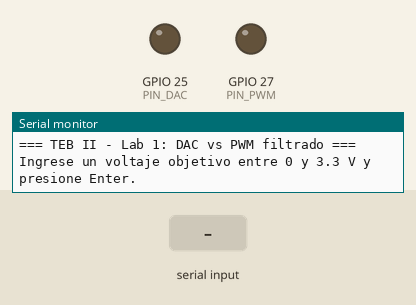
Simulated run of this sketch. Board: ESP32. Parts: output pins drawn as LEDs (lit = HIGH), the last lines printed to the serial monitor. Inputs (shaded band) come from the test bench.

Above: at 1.2 s.
1.3 s: "90,45\n" received over Serial
At 1.8 s:
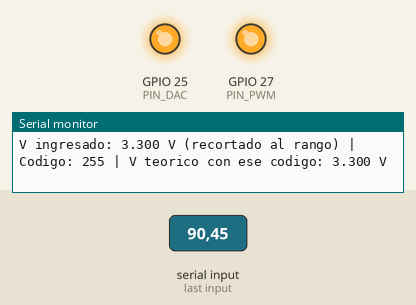
2.8 s: "0\n" received over Serial
At 4.0 s:
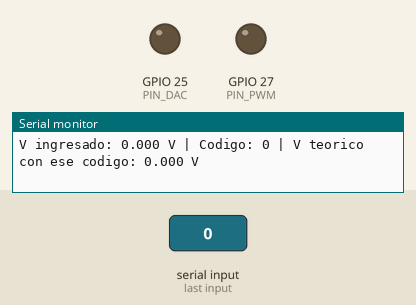
4.3 s: "30,150\n" received over Serial
At 5.3 s:
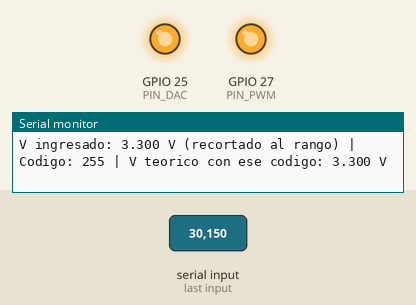
Timing chart, 0 to 7.3 s (numbered marks = the images above; inputs shaded):
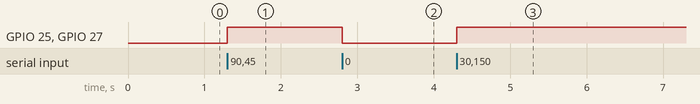

The sketch:

lab1_dac_pwm.ino
```cpp
/*
 * Taller de Equipos Biomédicos II - Laboratorio N.º 1
 * Generación y calibración de una señal analógica con ESP32
 * UNMSM - EAP Ingeniería Biomédica
 *
 * Lee un voltaje objetivo (0 a 3.3 V) por el Monitor Serial, lo convierte a un
 * código de 8 bits (0-255) y lo entrega simultáneamente por:
 *   - DAC interno de 8 bits en GPIO25  (Vref ~ 3.3 V)
 *   - PWM (periférico LEDC) en GPIO27, 5000 Hz, 8 bits -> requiere filtro RC
 *     pasabajos (R = 10 kOhm, C = 1 uF, fc = 1/(2*pi*R*C) ~ 15.9 Hz)
 *
 * Ambas salidas usan la misma escala 0-255, por lo que son directamente
 * comparables.
 *
 * Requiere el core Arduino-ESP32 3.x (API ledcAttach). Monitor Serial a
 * 115200 baudios, con terminación "Nueva línea".
 */

const uint8_t PIN_DAC = 25;        // DAC1 (real, 8 bits)
const uint8_t PIN_PWM = 27;        // Salida PWM (LEDC)
const uint32_t PWM_FREQ_HZ = 5000; // Frecuencia portadora
const uint8_t PWM_RES_BITS = 8;    // Resolución del PWM
const float V_MAX = 3.3f;          // Vref aproximado del DAC / VDD
const uint16_t CODE_MAX = 255;     // 2^8 - 1

void setup() {
  Serial.begin(115200);
  ledcAttach(PIN_PWM, PWM_FREQ_HZ, PWM_RES_BITS);
  dacWrite(PIN_DAC, 0);
  ledcWrite(PIN_PWM, 0);

  Serial.println();
  Serial.println("=== TEB II - Lab 1: DAC vs PWM filtrado ===");
  Serial.println("Ingrese un voltaje objetivo entre 0 y 3.3 V y presione Enter.");
}

void loop() {
  if (Serial.available() == 0) return;

  float v = Serial.parseFloat();
  // Descartar el resto de la línea (salto de línea, espacios)
  while (Serial.available() > 0) Serial.read();

  // Limitar al rango válido del DAC
  bool recortado = false;
  if (v < 0.0f)   { v = 0.0f;  recortado = true; }
  if (v > V_MAX)  { v = V_MAX; recortado = true; }

  // Voltaje -> código de 8 bits (0-255)
  uint8_t code = (uint8_t)roundf(v / V_MAX * CODE_MAX);

  // Misma escala 0-255 para ambas salidas
  dacWrite(PIN_DAC, code);
  ledcWrite(PIN_PWM, code);

  float v_teorico = (float)code * V_MAX / CODE_MAX;

  Serial.printf("V ingresado: %.3f V%s | Codigo: %u | V teorico con ese codigo: %.3f V\n",
                v, recortado ? " (recortado al rango)" : "", code, v_teorico);
}
```

Measured:
- after the input at 1.3 s, GPIO 25 (PIN_DAC), GPIO 27 (PIN_PWM): LOW → HIGH at once
- after the input at 2.8 s, GPIO 25 (PIN_DAC), GPIO 27 (PIN_PWM): HIGH → LOW at once
- after the input at 4.3 s, GPIO 25 (PIN_DAC), GPIO 27 (PIN_PWM): LOW → HIGH at once
